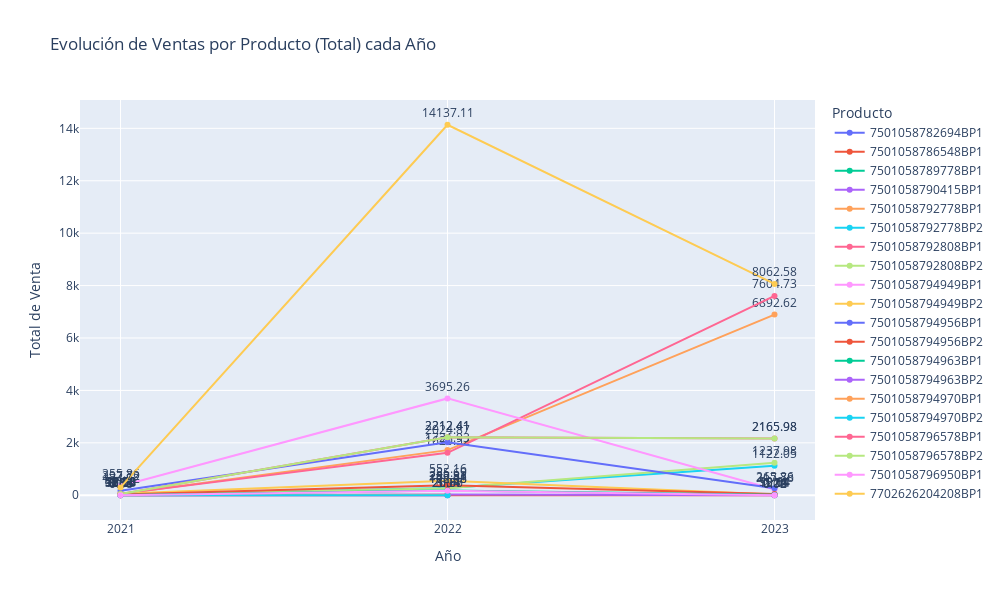

The cell this chart's notebook holds for it:
### Code cell
fig = px.line(
    dfEvolutionProductYear,
    x="YEAR",
    y="TOTAL_VALUE_SALES",
    color="ITEM_CODE",
    markers=True,
    text="TOTAL_VALUE_SALES",
    title="Evolución de Ventas por Producto (Total) cada Año",
    labels={
        "YEAR": "Año",
        "TOTAL_VALUE_SALES": "Total de Venta",
        "ITEM_CODE": "Producto"
    },
    height=600,
    width=1000
)
fig.update_traces(textposition="top center")
fig.update_xaxes(
    tickmode='linear',
    dtick=1,
    tickformat='d'
)
fig.show()

### Figure 1 — Plotly figure (JSON) as saved in the notebook; plotly's stock layout.template omitted (floating-point values rounded to 4 significant figures)
{"data": [{"hovertemplate": "Producto=7501058782694BP1<br>Año=%{x}<br>Total de Venta=%{text}<extra></extra>", "legendgroup": "7501058782694BP1", "line": {"color": "#636efa", "dash": "solid"}, "marker": {"symbol": "circle"}, "mode": "lines+markers+text", "name": "7501058782694BP1", "orientation": "v", "showlegend": true, "text": [0.17], "textposition": "top center", "type": "scatter", "x": [2022], "xaxis": "x", "y": [0.17], "yaxis": "y"}, {"hovertemplate": "Producto=7501058786548BP1<br>Año=%{x}<br>Total de Venta=%{text}<extra></extra>", "legendgroup": "7501058786548BP1", "line": {"color": "#EF553B", "dash": "solid"}, "marker": {"symbol": "circle"}, "mode": "lines+markers+text", "name": "7501058786548BP1", "orientation": "v", "showlegend": true, "text": [0.22, 5.49, 0.24], "textposition": "top center", "type": "scatter", "x": [2021, 2022, 2023], "xaxis": "x", "y": [0.22, 5.49, 0.24], "yaxis": "y"}, {"hovertemplate": "Producto=7501058789778BP1<br>Año=%{x}<br>Total de Venta=%{text}<extra></extra>", "legendgroup": "7501058789778BP1", "line": {"color": "#00cc96", "dash": "solid"}, "marker": {"symbol": "circle"}, "mode": "lines+markers+text", "name": "7501058789778BP1", "orientation": "v", "showlegend": true, "text": [0.18], "textposition": "top center", "type": "scatter", "x": [2023], "xaxis": "x", "y": [0.18], "yaxis": "y"}, {"hovertemplate": "Producto=7501058790415BP1<br>Año=%{x}<br>Total de Venta=%{text}<extra></extra>", "legendgroup": "7501058790415BP1", "line": {"color": "#ab63fa", "dash": "solid"}, "marker": {"symbol": "circle"}, "mode": "lines+markers+text", "name": "7501058790415BP1", "orientation": "v", "showlegend": true, "text": [0.5, 3.95], "textposition": "top center", "type": "scatter", "x": [2021, 2022], "xaxis": "x", "y": [0.5, 3.95], "yaxis": "y"}, {"hovertemplate": "Producto=7501058792778BP1<br>Año=%{x}<br>Total de Venta=%{text}<extra></extra>", "legendgroup": "7501058792778BP1", "line": {"color": "#FFA15A", "dash": "solid"}, "marker": {"symbol": "circle"}, "mode": "lines+markers+text", "name": "7501058792778BP1", "orientation": "v", "showlegend": true, "text": [45.02, 1722.0, 6893.0], "textposition": "top center", "type": "scatter", "x": [2021, 2022, 2023], "xaxis": "x", "y": [45.02, 1722.0, 6893.0], "yaxis": "y"}, {"hovertemplate": "Producto=7501058792778BP2<br>Año=%{x}<br>Total de Venta=%{text}<extra></extra>", "legendgroup": "7501058792778BP2", "line": {"color": "#19d3f3", "dash": "solid"}, "marker": {"symbol": "circle"}, "mode": "lines+markers+text", "name": "7501058792778BP2", "orientation": "v", "showlegend": true, "text": [7.33, 280.3, 1122.0], "textposition": "top center", "type": "scatter", "x": [2021, 2022, 2023], "xaxis": "x", "y": [7.33, 280.3, 1122.0], "yaxis": "y"}, {"hovertemplate": "Producto=7501058792808BP1<br>Año=%{x}<br>Total de Venta=%{text}<extra></extra>", "legendgroup": "7501058792808BP1", "line": {"color": "#FF6692", "dash": "solid"}, "marker": {"symbol": "circle"}, "mode": "lines+markers+text", "name": "7501058792808BP1", "orientation": "v", "showlegend": true, "text": [52.22, 1621.0, 7605.0], "textposition": "top center", "type": "scatter", "x": [2021, 2022, 2023], "xaxis": "x", "y": [52.22, 1621.0, 7605.0], "yaxis": "y"}, {"hovertemplate": "Producto=7501058792808BP2<br>Año=%{x}<br>Total de Venta=%{text}<extra></extra>", "legendgroup": "7501058792808BP2", "line": {"color": "#B6E880", "dash": "solid"}, "marker": {"symbol": "circle"}, "mode": "lines+markers+text", "name": "7501058792808BP2", "orientation": "v", "showlegend": true, "text": [8.5, 263.8, 1238.0], "textposition": "top center", "type": "scatter", "x": [2021, 2022, 2023], "xaxis": "x", "y": [8.5, 263.8, 1238.0], "yaxis": "y"}, {"hovertemplate": "Producto=7501058794949BP1<br>Año=%{x}<br>Total de Venta=%{text}<extra></extra>", "legendgroup": "7501058794949BP1", "line": {"color": "#FF97FF", "dash": "solid"}, "marker": {"symbol": "circle"}, "mode": "lines+markers+text", "name": "7501058794949BP1", "orientation": "v", "showlegend": true, "text": [355.9, 3695.0, 217.8], "textposition": "top center", "type": "scatter", "x": [2021, 2022, 2023], "xaxis": "x", "y": [355.9, 3695.0, 217.8], "yaxis": "y"}, {"hovertemplate": "Producto=7501058794949BP2<br>Año=%{x}<br>Total de Venta=%{text}<extra></extra>", "legendgroup": "7501058794949BP2", "line": {"color": "#FECB52", "dash": "solid"}, "marker": {"symbol": "circle"}, "mode": "lines+markers+text", "name": "7501058794949BP2", "orientation": "v", "showlegend": true, "text": [53.18, 552.2, 32.54], "textposition": "top center", "type": "scatter", "x": [2021, 2022, 2023], "xaxis": "x", "y": [53.18, 552.2, 32.54], "yaxis": "y"}, {"hovertemplate": "Producto=7501058794956BP1<br>Año=%{x}<br>Total de Venta=%{text}<extra></extra>", "legendgroup": "7501058794956BP1", "line": {"color": "#636efa", "dash": "solid"}, "marker": {"symbol": "circle"}, "mode": "lines+markers+text", "name": "7501058794956BP1", "orientation": "v", "showlegend": true, "text": [174.5, 2025.0, 265.9], "textposition": "top center", "type": "scatter", "x": [2021, 2022, 2023], "xaxis": "x", "y": [174.5, 2025.0, 265.9], "yaxis": "y"}, {"hovertemplate": "Producto=7501058794956BP2<br>Año=%{x}<br>Total de Venta=%{text}<extra></extra>", "legendgroup": "7501058794956BP2", "line": {"color": "#EF553B", "dash": "solid"}, "marker": {"symbol": "circle"}, "mode": "lines+markers+text", "name": "7501058794956BP2", "orientation": "v", "showlegend": true, "text": [33.24, 385.7, 50.64], "textposition": "top center", "type": "scatter", "x": [2021, 2022, 2023], "xaxis": "x", "y": [33.24, 385.7, 50.64], "yaxis": "y"}, {"hovertemplate": "Producto=7501058794963BP1<br>Año=%{x}<br>Total de Venta=%{text}<extra></extra>", "legendgroup": "7501058794963BP1", "line": {"color": "#00cc96", "dash": "solid"}, "marker": {"symbol": "circle"}, "mode": "lines+markers+text", "name": "7501058794963BP1", "orientation": "v", "showlegend": true, "text": [12.29, 178.4, 15.11], "textposition": "top center", "type": "scatter", "x": [2021, 2022, 2023], "xaxis": "x", "y": [12.29, 178.4, 15.11], "yaxis": "y"}, {"hovertemplate": "Producto=7501058794963BP2<br>Año=%{x}<br>Total de Venta=%{text}<extra></extra>", "legendgroup": "7501058794963BP2", "line": {"color": "#ab63fa", "dash": "solid"}, "marker": {"symbol": "circle"}, "mode": "lines+markers+text", "name": "7501058794963BP2", "orientation": "v", "showlegend": true, "text": [1.84, 26.66, 2.26], "textposition": "top center", "type": "scatter", "x": [2021, 2022, 2023], "xaxis": "x", "y": [1.84, 26.66, 2.26], "yaxis": "y"}, {"hovertemplate": "Producto=7501058794970BP1<br>Año=%{x}<br>Total de Venta=%{text}<extra></extra>", "legendgroup": "7501058794970BP1", "line": {"color": "#FFA15A", "dash": "solid"}, "marker": {"symbol": "circle"}, "mode": "lines+markers+text", "name": "7501058794970BP1", "orientation": "v", "showlegend": true, "text": [0.55, 20.37], "textposition": "top center", "type": "scatter", "x": [2021, 2022], "xaxis": "x", "y": [0.55, 20.37], "yaxis": "y"}, {"hovertemplate": "Producto=7501058794970BP2<br>Año=%{x}<br>Total de Venta=%{text}<extra></extra>", "legendgroup": "7501058794970BP2", "line": {"color": "#19d3f3", "dash": "solid"}, "marker": {"symbol": "circle"}, "mode": "lines+markers+text", "name": "7501058794970BP2", "orientation": "v", "showlegend": true, "text": [0.08, 3.04], "textposition": "top center", "type": "scatter", "x": [2021, 2022], "xaxis": "x", "y": [0.08, 3.04], "yaxis": "y"}, {"hovertemplate": "Producto=7501058796578BP1<br>Año=%{x}<br>Total de Venta=%{text}<extra></extra>", "legendgroup": "7501058796578BP1", "line": {"color": "#FF6692", "dash": "solid"}, "marker": {"symbol": "circle"}, "mode": "lines+markers+text", "name": "7501058796578BP1", "orientation": "v", "showlegend": true, "text": [51.38, 2212.0, 2166.0], "textposition": "top center", "type": "scatter", "x": [2021, 2022, 2023], "xaxis": "x", "y": [51.38, 2212.0, 2166.0], "yaxis": "y"}, {"hovertemplate": "Producto=7501058796578BP2<br>Año=%{x}<br>Total de Venta=%{text}<extra></extra>", "legendgroup": "7501058796578BP2", "line": {"color": "#B6E880", "dash": "solid"}, "marker": {"symbol": "circle"}, "mode": "lines+markers+text", "name": "7501058796578BP2", "orientation": "v", "showlegend": true, "text": [51.38, 2212.0, 2166.0], "textposition": "top center", "type": "scatter", "x": [2021, 2022, 2023], "xaxis": "x", "y": [51.38, 2212.0, 2166.0], "yaxis": "y"}, {"hovertemplate": "Producto=7501058796950BP1<br>Año=%{x}<br>Total de Venta=%{text}<extra></extra>", "legendgroup": "7501058796950BP1", "line": {"color": "#FF97FF", "dash": "solid"}, "marker": {"symbol": "circle"}, "mode": "lines+markers+text", "name": "7501058796950BP1", "orientation": "v", "showlegend": true, "text": [3.06, 172.1, 0.02], "textposition": "top center", "type": "scatter", "x": [2021, 2022, 2023], "xaxis": "x", "y": [3.06, 172.1, 0.02], "yaxis": "y"}, {"hovertemplate": "Producto=7702626204208BP1<br>Año=%{x}<br>Total de Venta=%{text}<extra></extra>", "legendgroup": "7702626204208BP1", "line": {"color": "#FECB52", "dash": "solid"}, "marker": {"symbol": "circle"}, "mode": "lines+markers+text", "name": "7702626204208BP1", "orientation": "v", "showlegend": true, "text": [297.7, 14140.0, 8063.0], "textposition": "top center", "type": "scatter", "x": [2021, 2022, 2023], "xaxis": "x", "y": [297.7, 14140.0, 8063.0], "yaxis": "y"}], "layout": {"height": 600, "legend": {"title": {"text": "Producto"}, "tracegroupgap": 0}, "title": {"text": "Evolución de Ventas por Producto (Total) cada Año"}, "width": 1000, "xaxis": {"anchor": "y", "domain": [0, 1], "dtick": 1, "tickformat": "d", "tickmode": "linear", "title": {"text": "Año"}}, "yaxis": {"anchor": "x", "domain": [0, 1], "title": {"text": "Total de Venta"}}}}
